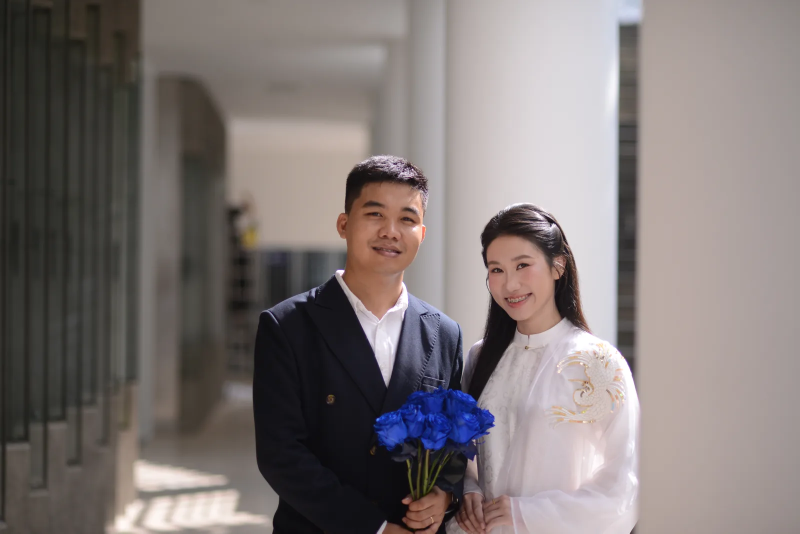
#> input picture images/al-01-1600.webp, 1600 x 1067 px (shown at 1/2 size); its folder holds only this picture in this run
$ python convert_webp.py ../images/al-01-1600.webp
#> lines starting #> are read from the running program, lines starting #| are printed output that depends on the picture
#!/usr/bin/env python3
"""Chuyển ảnh (jpg/png/webp, thư mục hoặc .zip) thành NAME-800/-1600/-3200.webp.

  python3 scripts/convert_webp.py images/*.jpg -o images --prefix dl
  python3 scripts/convert_webp.py "Ảnh.zip" -o images

Không phóng to ảnh nhỏ hơn mốc: file -3200 khi đó giữ nguyên kích thước gốc.
"""
import argparse, io, os, sys, zipfile
from PIL import Image, ImageOps

WIDTHS = (800, 1600, 3200)
EXTS = ('.jpg', '.jpeg', '.png', '.webp', '.heic')

def sources(paths):
    for p in paths:
        if p.lower().endswith('.zip'):
            with zipfile.ZipFile(p) as z:
                for n in sorted(z.namelist()):
                    if n.lower().endswith(EXTS) and not os.path.basename(n).startswith('.'):
                        yield os.path.basename(n), io.BytesIO(z.read(n))
        elif os.path.isdir(p):
            for n in sorted(os.listdir(p)):
                if n.lower().endswith(EXTS): yield n, os.path.join(p, n)
        else:
            yield os.path.basename(p), p

def main():
    ap = argparse.ArgumentParser()
    ap.add_argument('inputs', nargs='+')
    ap.add_argument('-o', '--out', default='images')
    ap.add_argument('-q', '--quality', type=int, default=82)
    ap.add_argument('--prefix', help='đổi tên thành PREFIX-01, PREFIX-02, ...')
    a = ap.parse_args()
    os.makedirs(a.out, exist_ok=True)
    for i, (name, src) in enumerate(sources(a.inputs), 1):
        base = f'{a.prefix}-{i:02d}' if a.prefix else os.path.splitext(name)[0]
        im = ImageOps.exif_transpose(Image.open(src))
#> im is the input picture: PIL image 1600x1067 RGB; mean R, G, B 128.3, 120.1, 118.8
        im = im.convert('RGBA' if im.mode in ('RGBA', 'LA', 'P') and 'transparency' in im.info or im.mode == 'RGBA' else 'RGB')
        for w in WIDTHS:
            out = im if im.width <= w else im.resize((w, round(im.height * w / im.width)), Image.LANCZOS)
            out.save(os.path.join(a.out, f'{base}-{w}.webp'), 'WEBP', quality=a.quality, method=6)
#> this loop made 3 passes
#> pass 1, in main, `out = im if im.width <= w else im.resize((w, round(im.height * w / im...`:
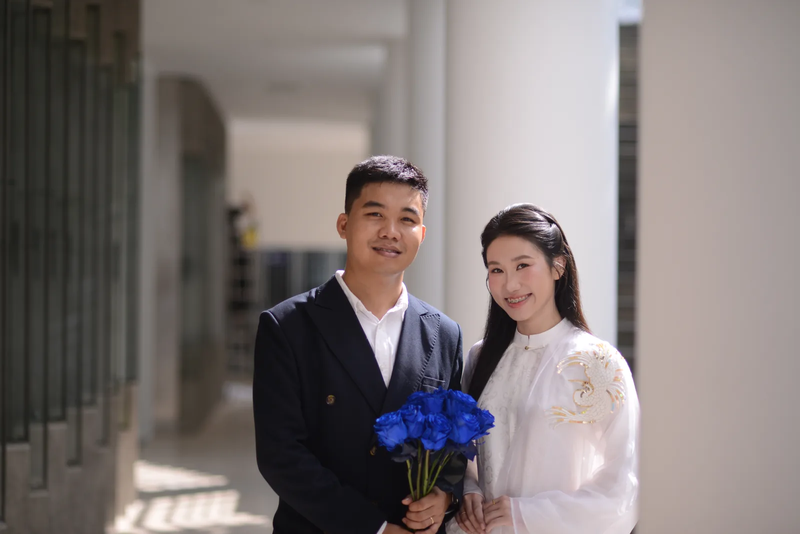
#> out: PIL image 800x534 RGB; mean R, G, B 128.3, 120.1, 118.8
        print(f'{name} -> {base}  ({im.width}x{im.height})')
#| al-01-1600.webp -> al-01-1600  (1600x1067)

if __name__ == '__main__':
    sys.exit(main())
#> (the program exits here)

$ run again, on images/al-03-1600.webp
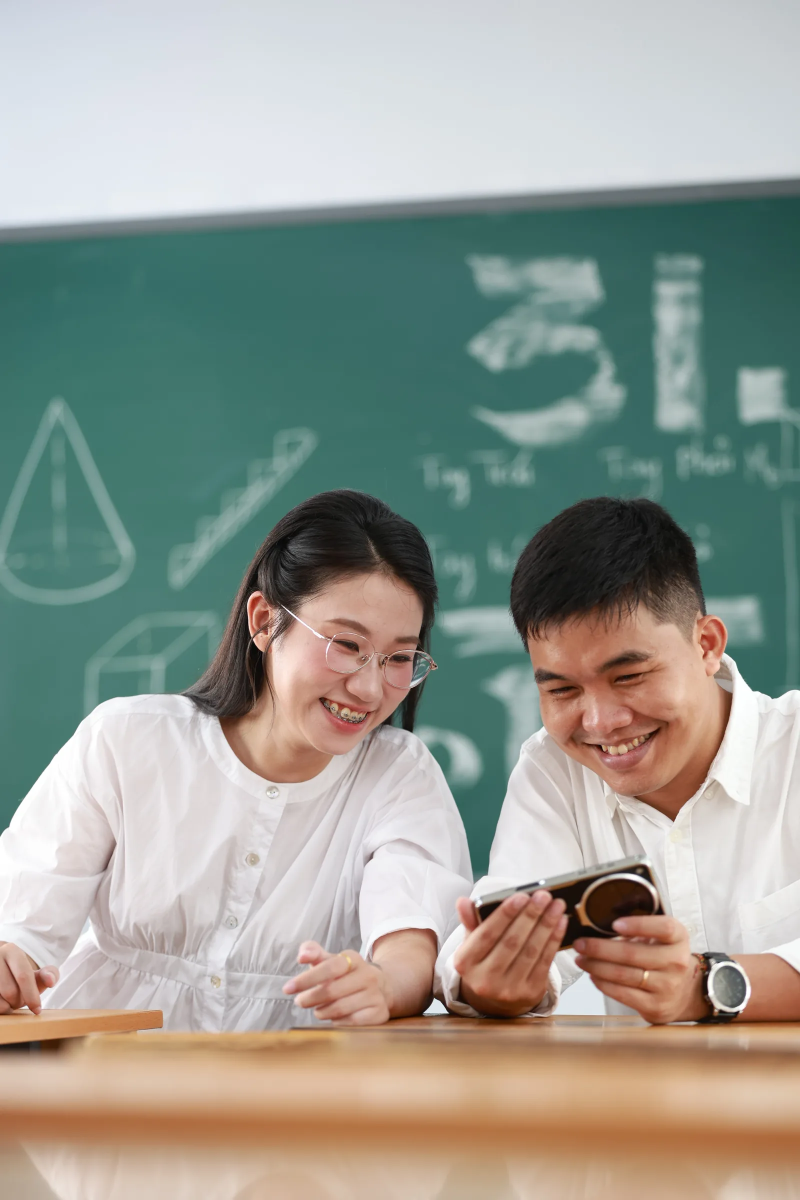
#> input picture images/al-03-1600.webp, 1600 x 2400 px (shown at 1/2 size)
#> in main, im is the input picture: PIL image 1600x2400 RGB; mean R, G, B 150.6, 155, 146.2
#> the loop in main, `for w in WIDTHS:` made 3 passes
#> pass 1, in main, `out = im if im.width <= w else im.resize((w, round(im.height * w / im...`:
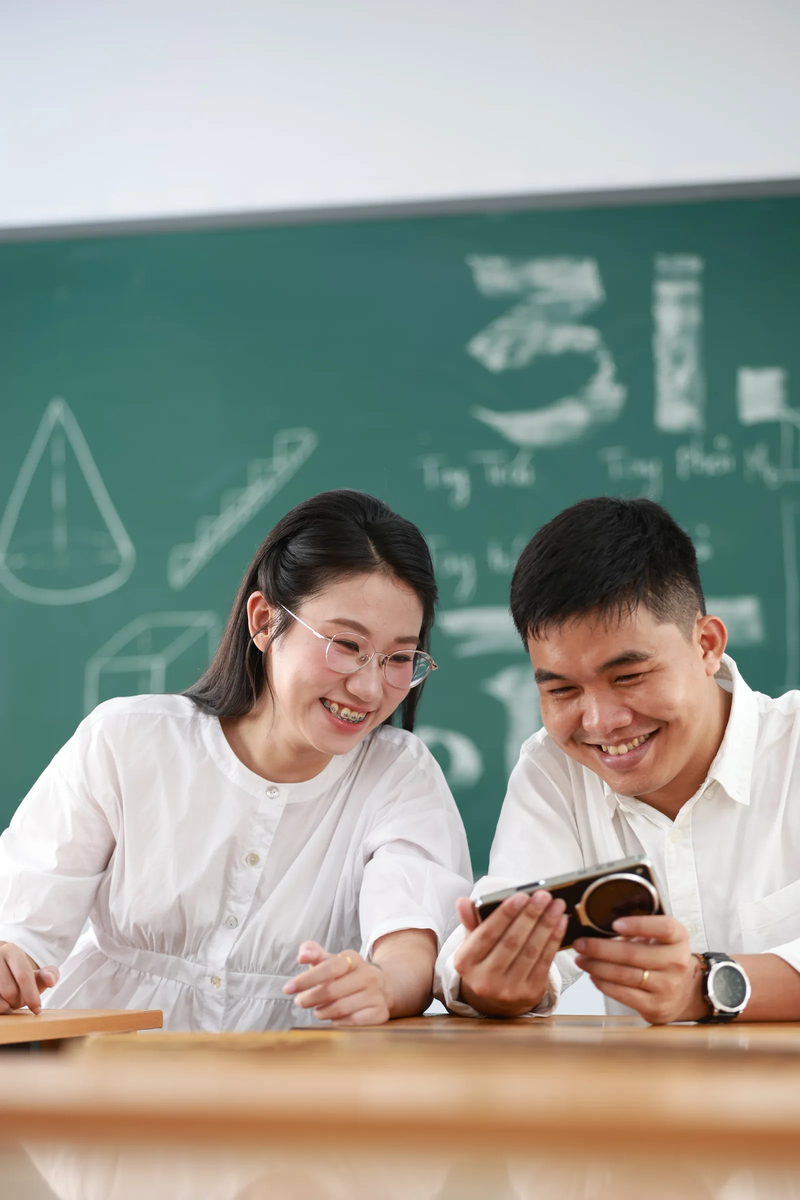
#> out: PIL image 800x1200 RGB; mean R, G, B 150.6, 155, 146.2
#| al-03-1600.webp -> al-03-1600  (1600x2400)
